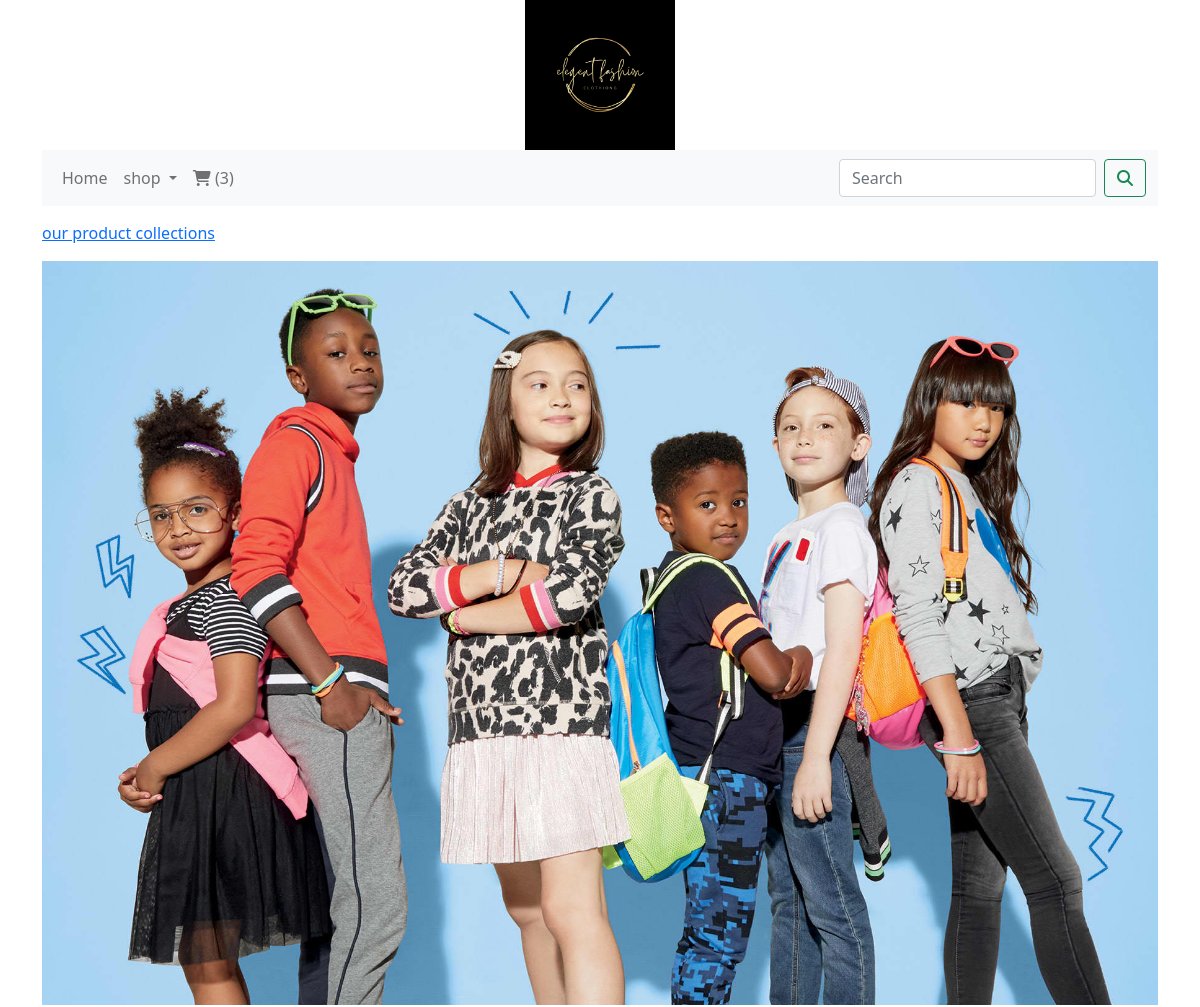
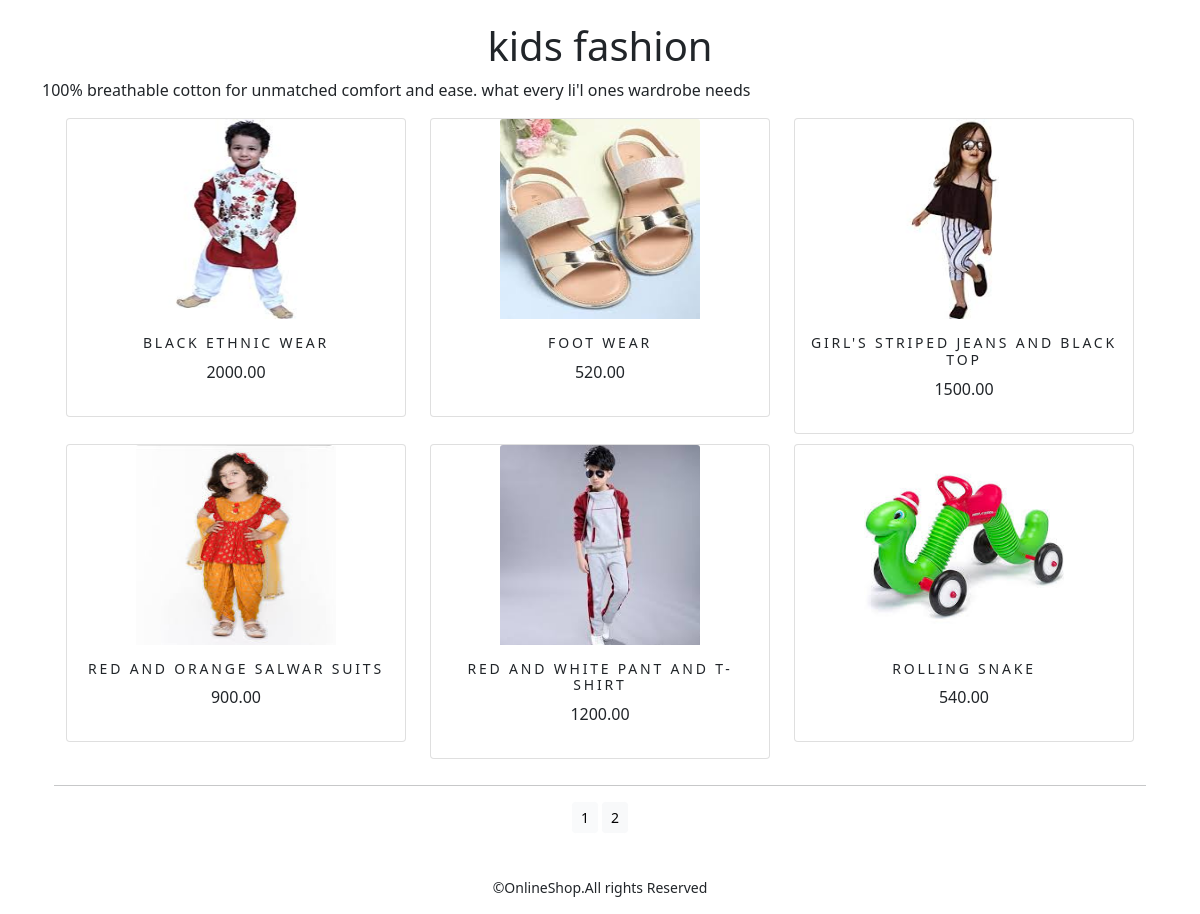
Screenshot of /shopapp/kids-fashion/ with the database file from the repository (2 pictures, top to bottom).
### shopapp/models.py (models this page shows, shortened)
class Category(models.Model):
    name=models.CharField(max_length=250,unique=True)
    slug=models.SlugField(max_length=250,unique=True)
    description=models.TextField(blank=True)
    image=models.ImageField(upload_to='category',blank=True)
    class Meta:
        ordering=('name',)
        verbose_name='category'
        verbose_name_plural='categories'
    def get_url(self):
        return reverse('shopapp:product_by_category',args=[self.slug])

class Product(models.Model):
    name=models.CharField(max_length=250,unique=True)
    slug = models.SlugField(max_length=250, unique=True)
    description = models.TextField(blank=True)
    price=models.DecimalField(max_digits=10,decimal_places=2)
    category=models.ForeignKey(Category,on_delete=models.CASCADE)
    image=models.ImageField(upload_to='product',blank=True)
    stock=models.IntegerField()
    available=models.BooleanField(default=True)
    created=models.DateTimeField(auto_now_add=True)
    updated=models.DateTimeField(auto_now=True)
    def get_url(self):
        return reverse('shopapp:prodCatdetail',args=[self.category.slug,self.slug])
    class Meta:
        ordering=('name',)
        verbose_name='product'
        verbose_name_plural='products'

### shopapp/views.py (the view)
# urls.py: path('',views.allProdCat,name='allProdCat'),
def allProdCat(request,c_slug=None):
    c_page = None
    products_list = None
    if c_slug != None:
        c_page = get_object_or_404(Category,slug=c_slug)
        products_list = Product.objects.all().filter(category=c_page,available=True)
    else:
        products_list = Product.objects.all().filter(available=True)
    paginator=Paginator(products_list,6)
    try:
        page=int(request.GET.get('page','1'))
    except:
        page=1
    try:
        products=paginator.page(page)
    except (EmptyPage,InvalidPage):
        products=paginator.page(paginator.num_pages)
    return render(request,'category.html',{'category': c_page, 'products': products})

### cartapp/context_processors.py (called while the page is built)
def counter(request):
    item_count=0
    if 'admin' in request.path:
         return  {}
    else:
        try:
            cart=Cart.objects.filter(cart_id=_cart_id(request))
            cart_items=CartItem.objects.all().filter(cart=cart[:1])
            for cart_item in cart_items:
                item_count += cart_item.quantity
        except Cart.DoesNotExist:
            item_count=0
    return dict(item_count=item_count)

### cartapp/views.py (called while the page is built)
def _cart_id(request):
    cart=request.session.session_key
    if not cart:
        cart=request.session.create()
        return cart

### shopapp/context_processors.py (called while the page is built)
def menu_links(request):
    links=Category.objects.all()
    return dict(links=links)

### templates/category.html (shortened to what this page needs)
{% extends 'base.html'%}
{% load static %}
{% block content %}
{% if category %}
      <div>
          <div class="row my_row_class">
             <div class="mx-auto">
              <p> <a href="{% url 'shopapp:allProdCat' %}">our product collections</a></p>
          </div>
          </div>
      </div>
{% endif %}
<div class="mx-auto">
    {% if category %}
    <img  class="my_image" src="{{category.image.url}}" alt="category.name}}">
</div>
<br>
<div>
    <h1 class="text-center my_title"> {{category.name}}</h1>
    <p class="text-justify"> {{category.description}}</p>
</div>
     {% endif %}
<div class="container">
    <div class="row mx-auto">
        {% for product in products.object_list %}
        <div class="my_bottom_margin col-9 col-sm-12 col-md-4 col-lg-4">
            <div class="card text-center" style="  min-width:18rem;">
                <a href="{{product.get_url}}"><img   style="width:200px;height:200px;" class="card-img-top my_image" src="{{product.image.url}}" alt="{{product.name}}"></a>
             <div class= "card-body" >
                 <h4> {{product.name}}</h4>
                 <p> {{product.price}}</p>
             </div>
            </div>
        </div>
        {% endfor %}
    </div>
    <div class="mx-auto">
        {% if products.paginator.num_pages > 1 %}
        <hr>
        <div class="text-center">
            {% for pg in products.paginator.page_range %}
            <a href="?page={{pg}}" class="btn btn-light btn-sm {% if products.number == pg %} active {% endif %}">{{pg}}</a>
         {% endfor %}
        </div>
      {% endif %}
    </div>
    <br>
</div>
{% endblock %}

### static/css/custom.css (style rules this page uses)
body { font-family: 'Roboto', sans-serif; }
.my_row_class { padding-top: 15px; }
.my_image { width:100%; height:100%; }
.my_bottom_margin { margin-bottom:10px; }
.card { width:100%; height:50; }
.card-body h4 { font-size:14px; text-transform :uppercase; letter-spacing:.2em; }

### rows the page displays
Category: image (picture), name "kids fashion", description "100% breathable cotton for unmatched comfort and ease. what every li'l ones wardrobe needs"
Product: image (picture), name "BLACK ETHNIC WEAR", price "2000.00"
Product: image (picture), name "FOOT WEAR", price "520.00"
Product: image (picture), name "GIRL'S STRIPED JEANS AND BLACK TOP", price "1500.00"
Product: image (picture), name "RED AND ORANGE SALWAR SUITS", price "900.00"
Product: image (picture), name "RED AND WHITE PANT AND T-SHIRT", price "1200.00"
Product: image (picture), name "ROLLING SNAKE", price "540.00"

### other values shown
{{ item_count }} "3"
{{ pg }} "1" "2"
